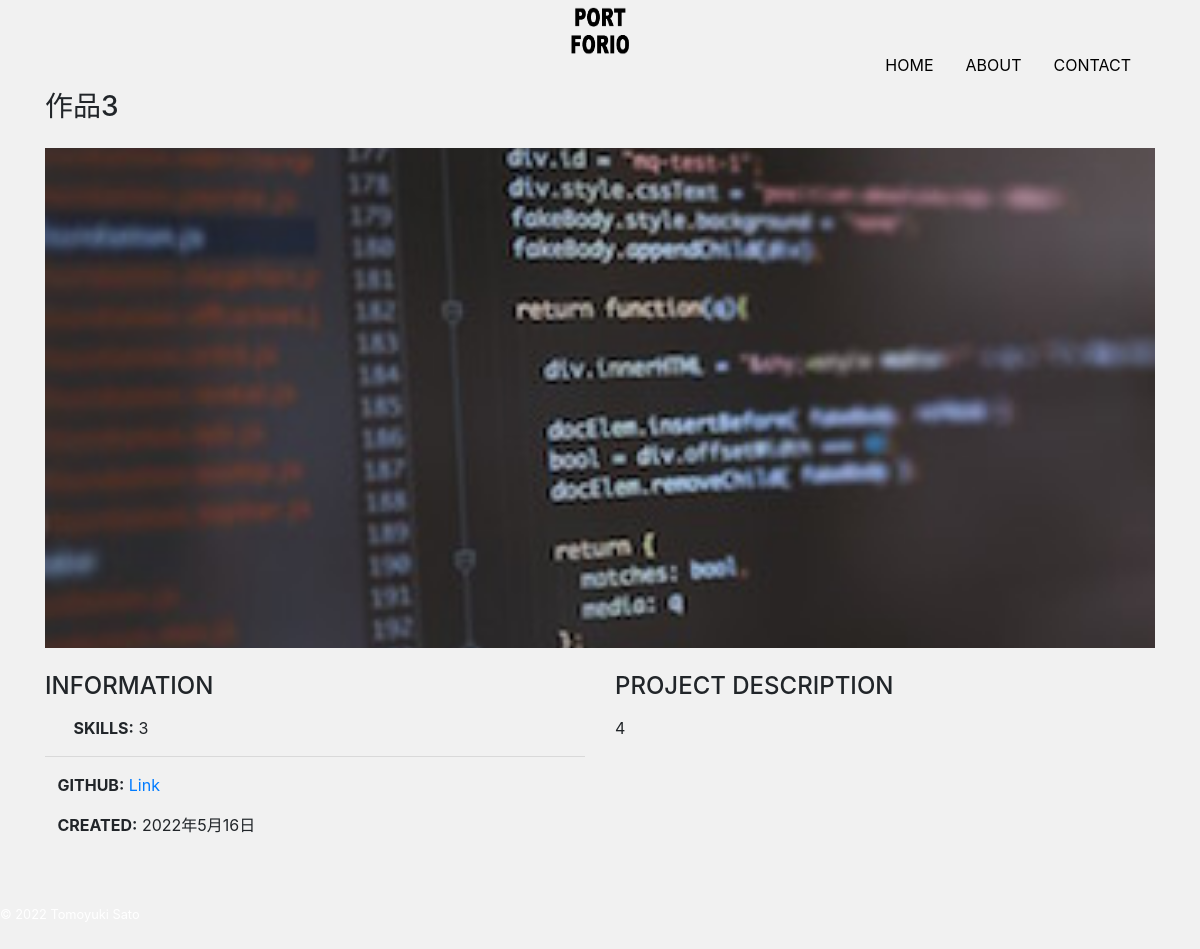
/detail/3, run on the app's committed database.
### app/models.py (models this page shows, shortened)
class Work(models.Model):
    title = models.CharField('タイトル', max_length=100)
    image = models.ImageField(upload_to='images', verbose_name='イメージ画像')
    thumbnail = models.ImageField(upload_to='images', verbose_name='サムネイル', null=True, blank=True)
    skill = models.CharField('スキル', max_length=100)
    url = models.CharField('URL', max_length=100, null=True, blank=True)
    created = models.DateField('作成日')
    description = models.TextField('説明')

### app/views.py (the view)
# urls.py: path('detail/<int:pk>', views.DetailView.as_view(), name='detail'),
class DetailView(View):
    def get(self, request, *args, **kwargs):
        work_data = Work.objects.get(id=self.kwargs['pk'])
        return render(request, 'app/detail.html', {
            'work_data': work_data
        })

### app/templates/app/detail.html (shortened to what this page needs)
{% extends 'app/base.html' %}
{% block content %}
<h3 class="mb-4">{{ work_data.title }}</h3>
<div class="card top mb-4">
    <img src="{{ work_data.image.url}}" alt="">
</div>
<div class="row">
    <div class="col sm-4 mb-4">
        <h4 class="mb-3">INFORMATION</h4>
        <p>
            <i class="fab fa-laptop-code mr-2"></i>
            <span class="font-weight-bolder">SKILLS:</span>
            {{ work_data.skill }}
        </p>
        <hr>
        <p>
            <span class="font-weight-bolder">GITHUB:</span>
            {% if work_data.url %}
                <a href="{{ work_data.url}}" target="_blank" class="link-color">Link</a>
            {% else %}
                Private
            {% endif %}
        </p>
        <p>
            <span class="font-weight-bolder">CREATED:</span>
            {{ work_data.created }}
        </p>
    </div>
    <div class="col sm-8 mb-5">
        <h4 class="mb-3">PROJECT DESCRIPTION</h4>
        <p>{{ work_data.description|linebreaksbr }}</p>
    </div>
</div>
{% endblock %}

### app/static/css/style.css (style rules this page uses)
body { background: #F1F1F1; display: flex; flex-flow: column; min-height: 100vh; }
.top img { object-fit: cover; height: 500px; }
.card { border: none; }

### data on the page
Work: title "作品3", image (picture), skill "3", created "2022年5月16日", description "4"
